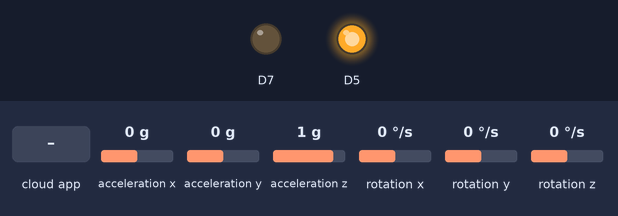
The sketch below on a simulated ESP8266 (NodeMCU). Parts: output pins drawn as LEDs (lit = HIGH). The inputs (shaded band) are chosen by the test bench; at power-on: acceleration x 0 g, acceleration y 0 g, acceleration z 1 g, rotation x 0 °/s, rotation y 0 °/s, rotation z 0 °/s. WiFi joins after 1.5 s; servers stay silent unless stated; the Firebase database answers and starts empty; what the sketch prints to the serial monitor is not drawn.

Above: at 2.7 s.
2.8 s: the phone or cloud app sets LED1 to 1
At 3.6 s:
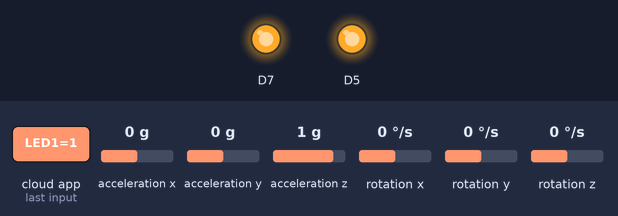
At 5.5 s:
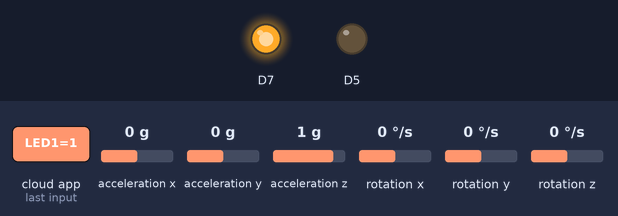
5.8 s: the phone or cloud app sets LED1 to 0
At 9.5 s:
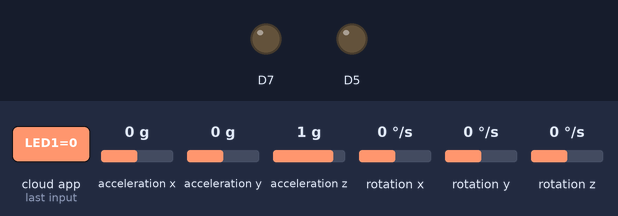
Timing chart, 0 to 14.4 s (numbered marks = the images above; inputs shaded):
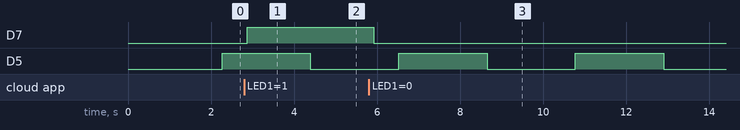

The sketch:

WIFICrud.ino
```cpp
// Thư viện của Firebase và ESP8266WIFI
#include "FirebaseESP8266.h"
#include <ESP8266WiFi.h>

// Thư viện của I2C và MPU
#include "I2Cdev.h"
#include "MPU6050.h"

// Thư viện Wire
#if I2CDEV_IMPLEMENTATION == I2CDEV_ARDUINO_WIRE
    #include "Wire.h"
#endif

// Initialize accelgyro
MPU6050 accelgyro;

int16_t ax, ay, az;
int16_t gx, gy, gz;
#define OUTPUT_READABLE_ACCELGYRO

// HOST lấy từ Project Settings/Service Accounts/Firebase Admin SDK/databaseURL
#define FIREBASE_HOST "https://nodemcu-a4907-default-rtdb.asia-southeast1.firebasedatabase.app"
// Auth lấy từ Project Settings/Service Accounts/Database Secrets/Secret
#define FIREBASE_AUTH "frB74idkfdayCS44bsuY0a3WLY59PZtJrxvTUMnD"

// WIFI_SSID: Tên WIFI
#define WIFI_SSID "SCTV-CAM07"
// WIFI_PASSWORD: Tên pass của WIFI
#define WIFI_PASSWORD "1234567899"

FirebaseData db;
FirebaseJson json;

unsigned long previousTime=0;
unsigned long previousTime2=0;
unsigned long previousTime3=0;
unsigned long previousTime4=0;
int led1=-1;
byte LED2=0;

void setup(){
    // join I2C bus (I2Cdev library doesn't do this automatically)
    #if I2CDEV_IMPLEMENTATION == I2CDEV_ARDUINO_WIRE
        Wire.begin();
    #elif I2CDEV_IMPLEMENTATION == I2CDEV_BUILTIN_FASTWIRE
        Fastwire::setup(400, true);
    #endif

    Serial.begin(115200);
    randomSeed(5);

    // pinMode LED1 - Điều khiển qua Firebase
    pinMode(D7, OUTPUT);
    // pinMode LED2 - Blink theo chu kỳ
    pinMode(D5,OUTPUT);

    // Kết nối với WIFI
    WiFi.begin(WIFI_SSID, WIFI_PASSWORD);
    Serial.print("Connecting to Wi-Fi");

    // Kiểm tra kết nối WIFI
    while (WiFi.status() != WL_CONNECTED)
    {
        Serial.print(".");
        delay(300);
    }
    Serial.println();
    Serial.print("Connected with IP: ");
    Serial.println(WiFi.localIP());
    Serial.println();

    // Kết nối với Firebase

    Firebase.begin(FIREBASE_HOST, FIREBASE_AUTH);
    Firebase.reconnectWiFi(true);

    // initialize device
    Serial.println("Initializing I2C devices...");
    accelgyro.initialize();

    // verify connection
    Serial.println("Testing device connections...");
    Serial.println(accelgyro.testConnection() ? "MPU6050 connection successful" : "MPU6050 connection failed");
}

void readMPU(){
    // Lấy các giá trị từ MPU6050
    accelgyro.getMotion6(&ax, &ay, &az, &gx, &gy, &gz);
    // Tạo Json
    json.set("Ax",ax);
    json.set("Ay",ay);
    json.set("Az",az);

    // Thực hiện theo chu kỳ 25ms
    if (millis()-previousTime4>=25){
        // Gửi JsonData đến Firebase
        Firebase.setJSON(db,"/node_1/Axyz",json);
        previousTime4=millis();
    }
}

void loop(){
    // Thực hiện theo chu kỳ 100ms
    if (millis()-previousTime>=100){
        // Lấy integer value từ Firebase
        if (Firebase.getInt(db,"/node_1/LED1")){
            if (db.dataTypeEnum()== fb_esp_rtdb_data_type_integer){
                led1=db.to<int>();
                // Serial.println(led1);
                // if (led1==0){
                //     digitalWrite(D7,LOW);
                // } else {
                //     digitalWrite(D7,HIGH);
                // }
            }
        } else {
            Serial.println(db.errorReason());
        }
        previousTime=millis();
    }

    if (led1==0){
        digitalWrite(D7,LOW);
    }
    if (led1==1){
        digitalWrite(D7,HIGH);
    }

    // Thực hiện theo chu kỳ 2s
    if (millis()-previousTime2>=2000){
        if (LED2==0){
            digitalWrite(D5,HIGH);
            LED2=1;
        } else {
            digitalWrite(D5,LOW);
            LED2=0;
        }
        previousTime2=millis();
    }

    // What if delay()?
    // digitalWrite(D5,HIGH);
    // delay(2000);
    // digitalWrite(D5,LOW);
    // delay(2000);

    // Thực hiện theo chu kỳ 5s
    // if (millis()-previousTime3>=5000){
    //     Firebase.setInt(db,"/node_1/randNum",random(300));
    //     previousTime3=millis();
    // }

    readMPU();

}
```

Measured:
- after the input at 2.8 s, D7: LOW → HIGH after 0.07 s
- after the input at 5.8 s, D7: HIGH → LOW after 0.11 s
- by itself, D5: alternates HIGH for 2.1 s and LOW for 2.1 s
